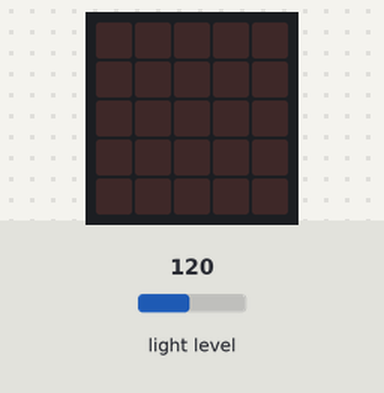
Recording of a program running on a simulated BBC micro:bit (MakeCode). Parts: the board's 5×5 LED display. The inputs (shaded band) are chosen by the test bench; at power-on: light level 120.

Above: at 1.2 s.
1.3 s: light level set to 68
2.8 s: light level set to 60
At 3.3 s:
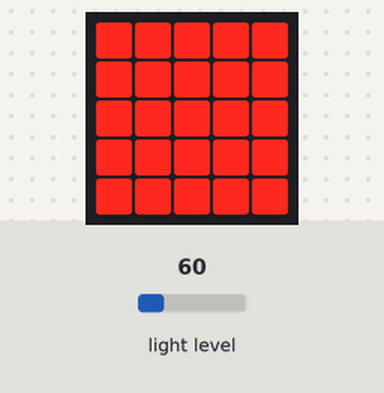
4.4 s: light level set to 128
At 5.1 s:
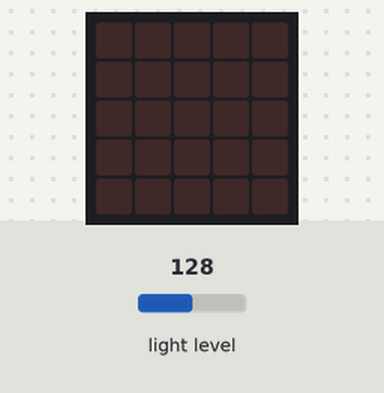
6.1 s: light level set to 5
At 6.9 s:
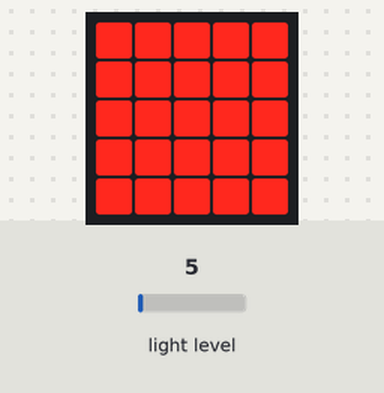
7.8 s: light level set to 191
At 8.7 s:
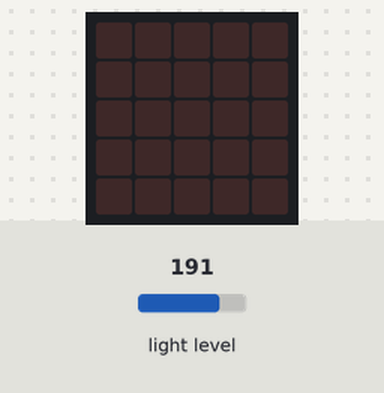
Timing chart, 0 to 10.4 s (numbered marks = the images above; inputs shaded):
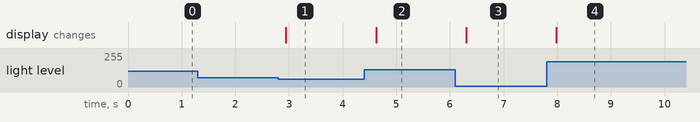

Measured:
- the behaviour switches between 65 and 64 on light level (found by bisection; images 0 and 1)
- after the input at 1.3 s, every drawn part: stays the same
- after the input at 2.8 s, the display: changes after 0.14 s (image 1)
- after the input at 4.4 s, the display: changes after 0.22 s (image 2)
- after the input at 6.1 s, the display: changes after 0.20 s (image 3)
- after the input at 7.8 s, the display: changes after 0.18 s (image 4)

The program:

main.ts
```typescript
basic.forever(function () {
    if (input.lightLevel() < 65) {
        basic.showLeds(`
            # # # # #
            # # # # #
            # # # # #
            # # # # #
            # # # # #
            `)
    } else {
        basic.showLeds(`
            . . . . .
            . . . . .
            . . . . .
            . . . . .
            . . . . .
            `)
    }
})
```

test.ts
```typescript
// aquí va el archivo "tests"; esto no se compilará cuando este paquete se utilice como una extensión.
```
